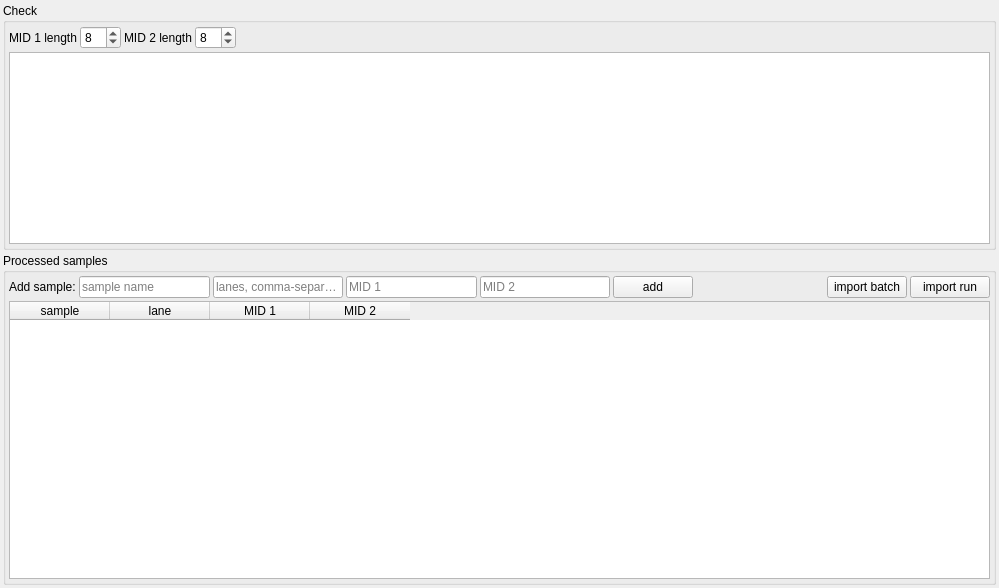
<?xml version="1.0" encoding="UTF-8"?>
<ui version="4.0">
 <class>MidCheckWidget</class>
 <widget class="QWidget" name="MidCheckWidget">
  <property name="geometry">
   <rect>
    <x>0</x>
    <y>0</y>
    <width>999</width>
    <height>588</height>
   </rect>
  </property>
  <property name="windowTitle">
   <string>Form</string>
  </property>
  <layout class="QVBoxLayout" name="verticalLayout" stretch="0,0">
   <property name="spacing">
    <number>3</number>
   </property>
   <property name="leftMargin">
    <number>3</number>
   </property>
   <property name="topMargin">
    <number>3</number>
   </property>
   <property name="rightMargin">
    <number>3</number>
   </property>
   <property name="bottomMargin">
    <number>3</number>
   </property>
   <item>
    <widget class="QGroupBox" name="groupBox_2">
     <property name="title">
      <string>Check</string>
     </property>
     <property name="flat">
      <bool>true</bool>
     </property>
     <layout class="QVBoxLayout" name="verticalLayout_2">
      <property name="spacing">
       <number>3</number>
      </property>
      <property name="leftMargin">
       <number>3</number>
      </property>
      <property name="topMargin">
       <number>3</number>
      </property>
      <property name="rightMargin">
       <number>3</number>
      </property>
      <property name="bottomMargin">
       <number>3</number>
      </property>
      <item>
       <layout class="QHBoxLayout" name="horizontalLayout_3">
        <item>
         <widget class="QLabel" name="label">
          <property name="text">
           <string>MID 1 length</string>
          </property>
         </widget>
        </item>
        <item>
         <widget class="QSpinBox" name="length1">
          <property name="value">
           <number>8</number>
          </property>
         </widget>
        </item>
        <item>
         <widget class="QLabel" name="label_2">
          <property name="text">
           <string>MID 2 length</string>
          </property>
         </widget>
        </item>
        <item>
         <widget class="QSpinBox" name="length2">
          <property name="value">
           <number>8</number>
          </property>
         </widget>
        </item>
        <item>
         <spacer name="horizontalSpacer">
          <property name="orientation">
           <enum>Qt::Horizontal</enum>
          </property>
          <property name="sizeHint" stdset="0">
           <size>
            <width>851</width>
            <height>20</height>
           </size>
          </property>
         </spacer>
        </item>
       </layout>
      </item>
      <item>
       <widget class="QTextEdit" name="output">
        <property name="sizePolicy">
         <sizepolicy hsizetype="Expanding" vsizetype="Preferred">
          <horstretch>0</horstretch>
          <verstretch>0</verstretch>
         </sizepolicy>
        </property>
        <property name="baseSize">
         <size>
          <width>0</width>
          <height>200</height>
         </size>
        </property>
        <property name="readOnly">
         <bool>true</bool>
        </property>
       </widget>
      </item>
     </layout>
    </widget>
   </item>
   <item>
    <widget class="QGroupBox" name="groupBox">
     <property name="title">
      <string>Processed samples</string>
     </property>
     <property name="flat">
      <bool>true</bool>
     </property>
     <layout class="QVBoxLayout" name="verticalLayout_3">
      <property name="spacing">
       <number>3</number>
      </property>
      <property name="leftMargin">
       <number>3</number>
      </property>
      <property name="topMargin">
       <number>3</number>
      </property>
      <property name="rightMargin">
       <number>3</number>
      </property>
      <property name="bottomMargin">
       <number>3</number>
      </property>
      <item>
       <layout class="QHBoxLayout" name="horizontalLayout">
        <item>
         <widget class="QLabel" name="label_3">
          <property name="text">
           <string>Add sample:</string>
          </property>
         </widget>
        </item>
        <item>
         <widget class="QLineEdit" name="add_sample">
          <property name="placeholderText">
           <string>sample name</string>
          </property>
         </widget>
        </item>
        <item>
         <widget class="QLineEdit" name="add_lanes">
          <property name="placeholderText">
           <string>lanes, comma-separated</string>
          </property>
         </widget>
        </item>
        <item>
         <widget class="DBSelector" name="add_mid1">
          <property name="placeholderText">
           <string>MID 1</string>
          </property>
         </widget>
        </item>
        <item>
         <widget class="DBSelector" name="add_mid2">
          <property name="placeholderText">
           <string>MID 2</string>
          </property>
         </widget>
        </item>
        <item>
         <widget class="QPushButton" name="add_btn">
          <property name="text">
           <string>add</string>
          </property>
         </widget>
        </item>
        <item>
         <spacer name="horizontalSpacer_3">
          <property name="orientation">
           <enum>Qt::Horizontal</enum>
          </property>
          <property name="sizeHint" stdset="0">
           <size>
            <width>40</width>
            <height>10</height>
           </size>
          </property>
         </spacer>
        </item>
        <item>
         <widget class="QPushButton" name="batch_btn">
          <property name="toolTip">
           <string>Add batch of samples, e.g. from Excel</string>
          </property>
          <property name="text">
           <string>import batch</string>
          </property>
         </widget>
        </item>
        <item>
         <widget class="QPushButton" name="run_btn">
          <property name="toolTip">
           <string>Add batch of samples from sequencing run in NGSD</string>
          </property>
          <property name="text">
           <string>import run</string>
          </property>
         </widget>
        </item>
       </layout>
      </item>
      <item>
       <widget class="QTableWidget" name="samples">
        <column>
         <property name="text">
          <string>sample</string>
         </property>
        </column>
        <column>
         <property name="text">
          <string>lane</string>
         </property>
        </column>
        <column>
         <property name="text">
          <string>MID 1</string>
         </property>
        </column>
        <column>
         <property name="text">
          <string>MID 2</string>
         </property>
        </column>
       </widget>
      </item>
     </layout>
    </widget>
   </item>
  </layout>
 </widget>
 <customwidgets>
  <customwidget>
   <class>DBSelector</class>
   <extends>QLineEdit</extends>
   <header>DBSelector.h</header>
  </customwidget>
 </customwidgets>
 <resources/>
 <connections/>
</ui>
